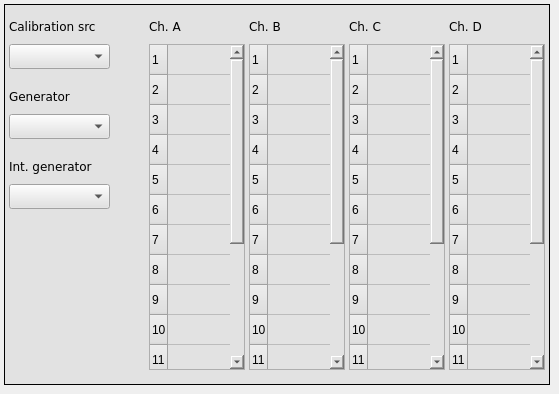
      <widget class="QWidget" name="sc_3">
       <attribute name="title">
        <string>Calibration</string>
       </attribute>
       <widget class="caFrame" name="caframe_5">
        <property name="geometry">
         <rect>
          <x>4</x>
          <y>4</y>
          <width>546</width>
          <height>381</height>
         </rect>
        </property>
        <property name="styleSheet">
         <string notr="true">background-color: rgb(226, 226, 226);</string>
        </property>
        <property name="frameShape">
         <enum>QFrame::Box</enum>
        </property>
        <widget class="caWaveTable" name="cawavetable_5">
         <property name="geometry">
          <rect>
           <x>445</x>
           <y>40</y>
           <width>96</width>
           <height>326</height>
          </rect>
         </property>
         <property name="font">
          <font>
           <family>DejaVu Sans</family>
          </font>
         </property>
         <property name="autoScrollMargin">
          <number>16</number>
         </property>
         <property name="channel" stdset="0">
          <string notr="true">$(BPM):ha:calibration:D</string>
         </property>
         <property name="numberOfRows">
          <number>16</number>
         </property>
         <property name="numberOfColumns">
          <number>1</number>
         </property>
         <attribute name="horizontalHeaderVisible">
          <bool>false</bool>
         </attribute>
         <attribute name="horizontalHeaderVisible">
          <bool>false</bool>
         </attribute>
         <row/>
         <row/>
         <row/>
         <row/>
         <row/>
         <row/>
         <row/>
         <row/>
         <row/>
         <row/>
         <row/>
         <row/>
         <row/>
         <row/>
         <row/>
         <row/>
         <column/>
         <item row="0" column="0">
          <property name="font">
           <font/>
          </property>
         </item>
         <item row="1" column="0">
          <property name="font">
           <font/>
          </property>
         </item>
         <item row="2" column="0">
          <property name="font">
           <font/>
          </property>
         </item>
         <item row="3" column="0">
          <property name="font">
           <font/>
          </property>
         </item>
         <item row="4" column="0">
          <property name="font">
           <font/>
          </property>
         </item>
         <item row="5" column="0">
          <property name="font">
           <font/>
          </property>
         </item>
         <item row="6" column="0">
          <property name="font">
           <font/>
          </property>
         </item>
         <item row="7" column="0">
          <property name="font">
           <font/>
          </property>
         </item>
         <item row="8" column="0">
          <property name="font">
           <font/>
          </property>
         </item>
         <item row="9" column="0">
          <property name="font">
           <font/>
          </property>
         </item>
         <item row="10" column="0">
          <property name="font">
           <font/>
          </property>
         </item>
         <item row="11" column="0">
          <property name="font">
           <font/>
          </property>
         </item>
         <item row="12" column="0">
          <property name="font">
           <font/>
          </property>
         </item>
         <item row="13" column="0">
          <property name="font">
           <font/>
          </property>
         </item>
         <item row="14" column="0">
          <property name="font">
           <font/>
          </property>
         </item>
         <item row="15" column="0">
          <property name="font">
           <font/>
          </property>
         </item>
        </widget>
        <widget class="caMenu" name="camenu_9">
         <property name="geometry">
          <rect>
           <x>5</x>
           <y>40</y>
           <width>101</width>
           <height>25</height>
          </rect>
         </property>
         <property name="font">
          <font>
           <family>DejaVu Sans</family>
           <pointsize>10</pointsize>
          </font>
         </property>
         <property name="styleSheet">
          <string notr="true">color: rgb(0, 0, 0);</string>
         </property>
         <property name="frame">
          <bool>true</bool>
         </property>
         <property name="channel" stdset="0">
          <string notr="true">$(BPM):ha:source</string>
         </property>
         <property name="labelDisplay">
          <bool>false</bool>
         </property>
        </widget>
        <widget class="QLabel" name="label_112">
         <property name="geometry">
          <rect>
           <x>5</x>
           <y>10</y>
           <width>101</width>
           <height>25</height>
          </rect>
         </property>
         <property name="font">
          <font>
           <family>DejaVu Sans</family>
          </font>
         </property>
         <property name="text">
          <string>Calibration src</string>
         </property>
        </widget>
        <widget class="QLabel" name="label_113">
         <property name="geometry">
          <rect>
           <x>5</x>
           <y>80</y>
           <width>101</width>
           <height>25</height>
          </rect>
         </property>
         <property name="font">
          <font>
           <family>DejaVu Sans</family>
          </font>
         </property>
         <property name="text">
          <string>Generator</string>
         </property>
        </widget>
        <widget class="caMenu" name="camenu_12">
         <property name="geometry">
          <rect>
           <x>5</x>
           <y>110</y>
           <width>101</width>
           <height>25</height>
          </rect>
         </property>
         <property name="font">
          <font>
           <family>DejaVu Sans</family>
           <pointsize>10</pointsize>
          </font>
         </property>
         <property name="styleSheet">
          <string notr="true">color: rgb(0, 0, 0);</string>
         </property>
         <property name="frame">
          <bool>true</bool>
         </property>
         <property name="channel" stdset="0">
          <string notr="true">$(BPM):ha:generator</string>
         </property>
         <property name="labelDisplay">
          <bool>false</bool>
         </property>
        </widget>
        <widget class="QLabel" name="label_114">
         <property name="geometry">
          <rect>
           <x>5</x>
           <y>150</y>
           <width>106</width>
           <height>25</height>
          </rect>
         </property>
         <property name="font">
          <font>
           <family>DejaVu Sans</family>
          </font>
         </property>
         <property name="text">
          <string>Int. generator</string>
         </property>
        </widget>
        <widget class="caMenu" name="camenu_13">
         <property name="geometry">
          <rect>
           <x>5</x>
           <y>180</y>
           <width>101</width>
           <height>25</height>
          </rect>
         </property>
         <property name="font">
          <font>
           <family>DejaVu Sans</family>
           <pointsize>10</pointsize>
          </font>
         </property>
         <property name="styleSheet">
          <string notr="true">color: rgb(0, 0, 0);</string>
         </property>
         <property name="frame">
          <bool>true</bool>
         </property>
         <property name="channel" stdset="0">
          <string notr="true">$(BPM):ha:internal_gen</string>
         </property>
         <property name="labelDisplay">
          <bool>false</bool>
         </property>
        </widget>
        <widget class="QLabel" name="label_115">
         <property name="geometry">
          <rect>
           <x>445</x>
           <y>10</y>
           <width>71</width>
           <height>25</height>
          </rect>
         </property>
         <property name="font">
          <font>
           <family>DejaVu Sans</family>
          </font>
         </property>
         <property name="text">
          <string>Ch. D</string>
         </property>
        </widget>
        <widget class="QLabel" name="label_116">
         <property name="geometry">
          <rect>
           <x>345</x>
           <y>10</y>
           <width>71</width>
           <height>25</height>
          </rect>
         </property>
         <property name="font">
          <font>
           <family>DejaVu Sans</family>
          </font>
         </property>
         <property name="text">
          <string>Ch. C</string>
         </property>
        </widget>
        <widget class="caWaveTable" name="cawavetable_6">
         <property name="geometry">
          <rect>
           <x>345</x>
           <y>40</y>
           <width>96</width>
           <height>326</height>
          </rect>
         </property>
         <property name="font">
          <font>
           <family>DejaVu Sans</family>
          </font>
         </property>
         <property name="autoScrollMargin">
          <number>16</number>
         </property>
         <property name="channel" stdset="0">
          <string notr="true">$(BPM):ha:calibration:C</string>
         </property>
         <property name="numberOfRows">
          <number>16</number>
         </property>
         <property name="numberOfColumns">
          <number>1</number>
         </property>
         <attribute name="horizontalHeaderVisible">
          <bool>false</bool>
         </attribute>
         <attribute name="horizontalHeaderVisible">
          <bool>false</bool>
         </attribute>
         <row/>
         <row/>
         <row/>
         <row/>
         <row/>
         <row/>
         <row/>
         <row/>
         <row/>
         <row/>
         <row/>
         <row/>
         <row/>
         <row/>
         <row/>
         <row/>
         <column/>
         <item row="0" column="0">
          <property name="font">
           <font/>
          </property>
         </item>
         <item row="1" column="0">
          <property name="font">
           <font/>
          </property>
         </item>
         <item row="2" column="0">
          <property name="font">
           <font/>
          </property>
         </item>
         <item row="3" column="0">
          <property name="font">
           <font/>
          </property>
         </item>
         <item row="4" column="0">
          <property name="font">
           <font/>
          </property>
         </item>
         <item row="5" column="0">
          <property name="font">
           <font/>
          </property>
         </item>
         <item row="6" column="0">
          <property name="font">
           <font/>
          </property>
         </item>
         <item row="7" column="0">
          <property name="font">
           <font/>
          </property>
         </item>
         <item row="8" column="0">
          <property name="font">
           <font/>
          </property>
         </item>
         <item row="9" column="0">
          <property name="font">
           <font/>
          </property>
         </item>
         <item row="10" column="0">
          <property name="font">
           <font/>
          </property>
         </item>
         <item row="11" column="0">
          <property name="font">
           <font/>
          </property>
         </item>
         <item row="12" column="0">
          <property name="font">
           <font/>
          </property>
         </item>
         <item row="13" column="0">
          <property name="font">
           <font/>
          </property>
         </item>
         <item row="14" column="0">
          <property name="font">
           <font/>
          </property>
         </item>
         <item row="15" column="0">
          <property name="font">
           <font/>
          </property>
         </item>
        </widget>
        <widget class="QLabel" name="label_117">
         <property name="geometry">
          <rect>
           <x>145</x>
           <y>10</y>
           <width>71</width>
           <height>25</height>
          </rect>
         </property>
         <property name="font">
          <font>
           <family>DejaVu Sans</family>
          </font>
         </property>
         <property name="text">
          <string>Ch. A</string>
         </property>
        </widget>
        <widget class="caWaveTable" name="cawavetable_7">
         <property name="geometry">
          <rect>
           <x>145</x>
           <y>40</y>
           <width>96</width>
           <height>326</height>
          </rect>
         </property>
         <property name="font">
          <font>
           <family>DejaVu Sans</family>
          </font>
         </property>
         <property name="autoScrollMargin">
          <number>16</number>
         </property>
         <property name="channel" stdset="0">
          <string notr="true">$(BPM):ha:calibration:A</string>
         </property>
         <property name="numberOfRows">
          <number>16</number>
         </property>
         <property name="numberOfColumns">
          <number>1</number>
         </property>
         <attribute name="horizontalHeaderVisible">
          <bool>false</bool>
         </attribute>
         <attribute name="horizontalHeaderVisible">
          <bool>false</bool>
         </attribute>
         <row/>
         <row/>
         <row/>
         <row/>
         <row/>
         <row/>
         <row/>
         <row/>
         <row/>
         <row/>
         <row/>
         <row/>
         <row/>
         <row/>
         <row/>
         <row/>
         <column/>
         <item row="0" column="0">
          <property name="font">
           <font/>
          </property>
         </item>
         <item row="1" column="0">
          <property name="font">
           <font/>
          </property>
         </item>
         <item row="2" column="0">
          <property name="font">
           <font/>
          </property>
         </item>
         <item row="3" column="0">
          <property name="font">
           <font/>
          </property>
         </item>
         <item row="4" column="0">
          <property name="font">
           <font/>
          </property>
         </item>
         <item row="5" column="0">
          <property name="font">
           <font/>
          </property>
         </item>
         <item row="6" column="0">
          <property name="font">
           <font/>
          </property>
         </item>
         <item row="7" column="0">
          <property name="font">
           <font/>
          </property>
         </item>
         <item row="8" column="0">
          <property name="font">
           <font/>
          </property>
         </item>
         <item row="9" column="0">
          <property name="font">
           <font/>
          </property>
         </item>
         <item row="10" column="0">
          <property name="font">
           <font/>
          </property>
         </item>
         <item row="11" column="0">
          <property name="font">
           <font/>
          </property>
         </item>
         <item row="12" column="0">
          <property name="font">
           <font/>
          </property>
         </item>
         <item row="13" column="0">
          <property name="font">
           <font/>
          </property>
         </item>
         <item row="14" column="0">
          <property name="font">
           <font/>
          </property>
         </item>
         <item row="15" column="0">
          <property name="font">
           <font/>
          </property>
         </item>
        </widget>
        <widget class="QLabel" name="label_118">
         <property name="geometry">
          <rect>
           <x>245</x>
           <y>10</y>
           <width>76</width>
           <height>25</height>
          </rect>
         </property>
         <property name="font">
          <font>
           <family>DejaVu Sans</family>
          </font>
         </property>
         <property name="text">
          <string>Ch. B</string>
         </property>
        </widget>
        <widget class="caWaveTable" name="cawavetable_8">
         <property name="geometry">
          <rect>
           <x>245</x>
           <y>40</y>
           <width>96</width>
           <height>326</height>
          </rect>
         </property>
         <property name="font">
          <font>
           <family>DejaVu Sans</family>
          </font>
         </property>
         <property name="autoScrollMargin">
          <number>16</number>
         </property>
         <property name="channel" stdset="0">
          <string notr="true">$(BPM):ha:calibration:B</string>
         </property>
         <property name="numberOfRows">
          <number>16</number>
         </property>
         <property name="numberOfColumns">
          <number>1</number>
         </property>
         <attribute name="horizontalHeaderVisible">
          <bool>false</bool>
         </attribute>
         <attribute name="horizontalHeaderVisible">
          <bool>false</bool>
         </attribute>
         <row/>
         <row/>
         <row/>
         <row/>
         <row/>
         <row/>
         <row/>
         <row/>
         <row/>
         <row/>
         <row/>
         <row/>
         <row/>
         <row/>
         <row/>
         <row/>
         <column/>
         <item row="0" column="0">
          <property name="font">
           <font/>
          </property>
         </item>
         <item row="1" column="0">
          <property name="font">
           <font/>
          </property>
         </item>
         <item row="2" column="0">
          <property name="font">
           <font/>
          </property>
         </item>
         <item row="3" column="0">
          <property name="font">
           <font/>
          </property>
         </item>
         <item row="4" column="0">
          <property name="font">
           <font/>
          </property>
         </item>
         <item row="5" column="0">
          <property name="font">
           <font/>
          </property>
         </item>
         <item row="6" column="0">
          <property name="font">
           <font/>
          </property>
         </item>
         <item row="7" column="0">
          <property name="font">
           <font/>
          </property>
         </item>
         <item row="8" column="0">
          <property name="font">
           <font/>
          </property>
         </item>
         <item row="9" column="0">
          <property name="font">
           <font/>
          </property>
         </item>
         <item row="10" column="0">
          <property name="font">
           <font/>
          </property>
         </item>
         <item row="11" column="0">
          <property name="font">
           <font/>
          </property>
         </item>
         <item row="12" column="0">
          <property name="font">
           <font/>
          </property>
         </item>
         <item row="13" column="0">
          <property name="font">
           <font/>
          </property>
         </item>
         <item row="14" column="0">
          <property name="font">
           <font/>
          </property>
         </item>
         <item row="15" column="0">
          <property name="font">
           <font/>
          </property>
         </item>
        </widget>
       </widget>
      </widget>
